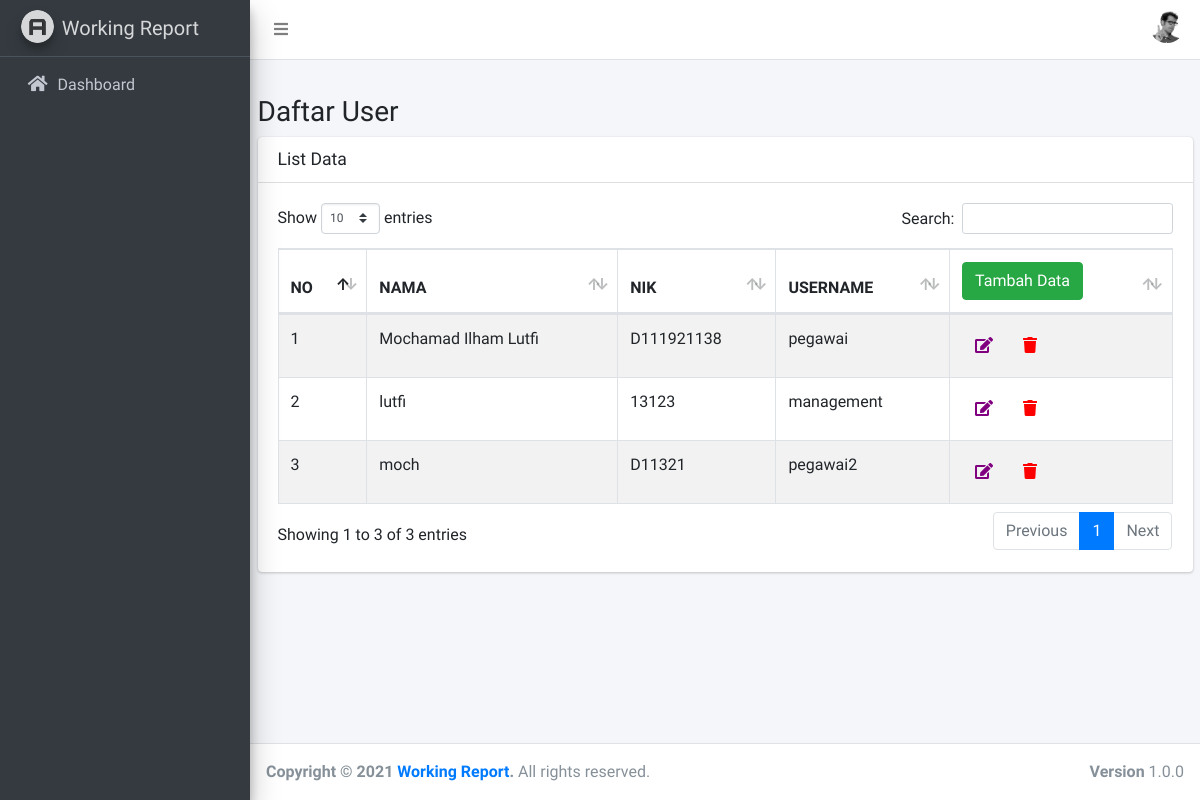
The page /index.php/user on the database as committed earlier.
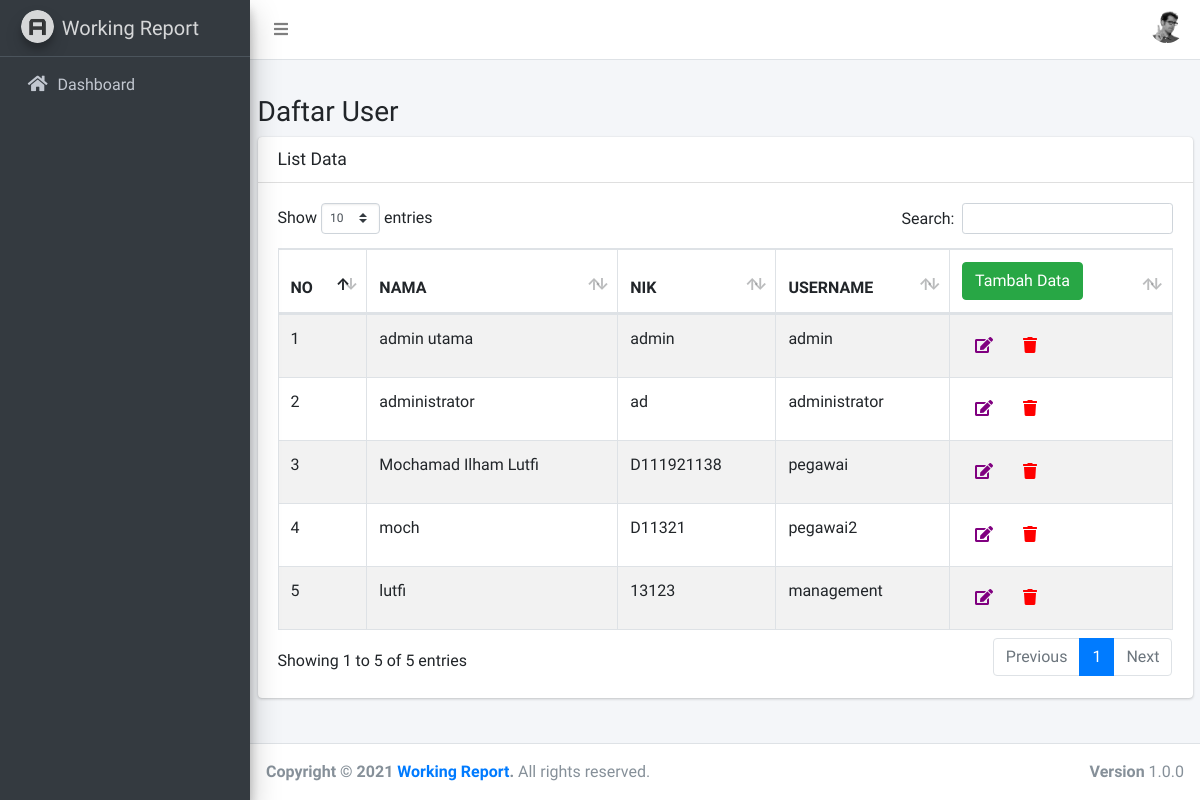
The same page on the database as committed later.
### tables this page shows
CREATE TABLE `personal_data` (
  `id` int(11) NOT NULL,
  `user_id` int(11) DEFAULT NULL,
  `nik` varchar(20) DEFAULT NULL,
  `name` varchar(50) DEFAULT NULL,
  `birth_place` varchar(50) DEFAULT NULL,
  `birth_date` date DEFAULT NULL,
  `address` text DEFAULT NULL,
  `married_date` date DEFAULT NULL
);

CREATE TABLE `users` (
  `id` int(11) NOT NULL,
  `username` varchar(50) DEFAULT NULL,
  `password` varchar(100) DEFAULT NULL,
  `role_id` int(11) DEFAULT NULL,
  `created_date` datetime DEFAULT NULL,
  `updated_date` datetime DEFAULT NULL
);

### application/controllers/User.php (called while the page is built, shortened)
<?php
class User extends CI_Controller
{
    function __construct(){
		$this->load->model('M_user');
		$this->load->library('form_validation');
	}
    public function index()
    {
		$data['listuser'] = $this->M_user->getAll();
        $data['content'] = 'user/v_user';
        $this->load->view('v_template',$data);
    }
}

### index.php (called while the page is built, shortened)
<?php
require_once BASEPATH.'core/CodeIgniter.php';

### application/models/M_user.php (called while the page is built, shortened)
<?php
	class M_user extends CI_Model {
        private $_table = 'users';
        private $_table2 = 'personal_data';
        private $_table3 = 'roles';
        public function getAll(){
            $this->db->select('users.*, b.name, b.nik');
            $this->db->from($this->_table);
            $this->db->join($this->_table2 . " b",'b.user_id = users.id');
            $this->db->join($this->_table3 . " c",'c.id = users.role_id');
            $query = $this->db->get();
            return $query;
        }
	}
?>

### application/views/user/v_user.php (the view, shortened to what this page needs)
<div class="col-sm-12">
    <div class="thumbnail">
        <div class="caption">
            <h3>
                Daftar User
            </h3>
        </div>
        <div class="card">
            <div class="card-header">
                <h3 class="card-title">List Data</h3>
            </div>
            <div class="card-body">
                <table id="example1" class="table table-bordered table-striped">
                    <thead>
                        <tr>
                            <th>NO</th>
                            <th>NAMA</th>
                            <th>NIK</th>
                            <th>USERNAME</th>
                            <th>
                                <a href="<?= base_url(); ?>user/form"class="btn btn-success">
                                    Tambah Data
                                </a>
                            </th>
                        </tr>
                    </thead>
                    <tbody>
                        <?php
                            $no = 1;
                            foreach($listuser->result() as $rowuser){
                        ?>
                            <tr>
                                <td><?=$no?></td>
                                <td><?=$rowuser->name;?></td>
                                <td><?=$rowuser->nik;?></td>
                                <td><?=$rowuser->username;?></td>
                                <td>
                                <a href="<?= base_url(); ?>user/form/<?=$rowuser->id?>"
                                    class="btn"
                                    >
                                    <i class="fa fa-edit" style='color: purple'></i>
                                    </a>
                                    <a href="<?= base_url(); ?>user/delete/<?=$rowuser->id?>"
                                    class="btn"
                                    >
                                    <i class="fa fa-trash" style='color: red'></i>
                                    </a>
                                </td>
                            </tr>
                        <?php
                                $no++;
                            }
                        ?>
                    </tbody>
                </table>
            </div>
        </div>
    </div>
</div>

Rows that differ between the two databases and show on the page:
added personal_data: name "admin utama", nik "admin", user.username "admin"
added personal_data: name "administrator", nik "ad", user.username "administrator"
shown differently, row unchanged: personal_data "moch": moves up the list
Other text that changed with them:
text written by a page script: "Show entries Search: Showing 1 to 3 of 3 entries Previous 1 Next" → "Show entries Search: Showing 1 to 5 of 5 entries Previous 1 Next"
